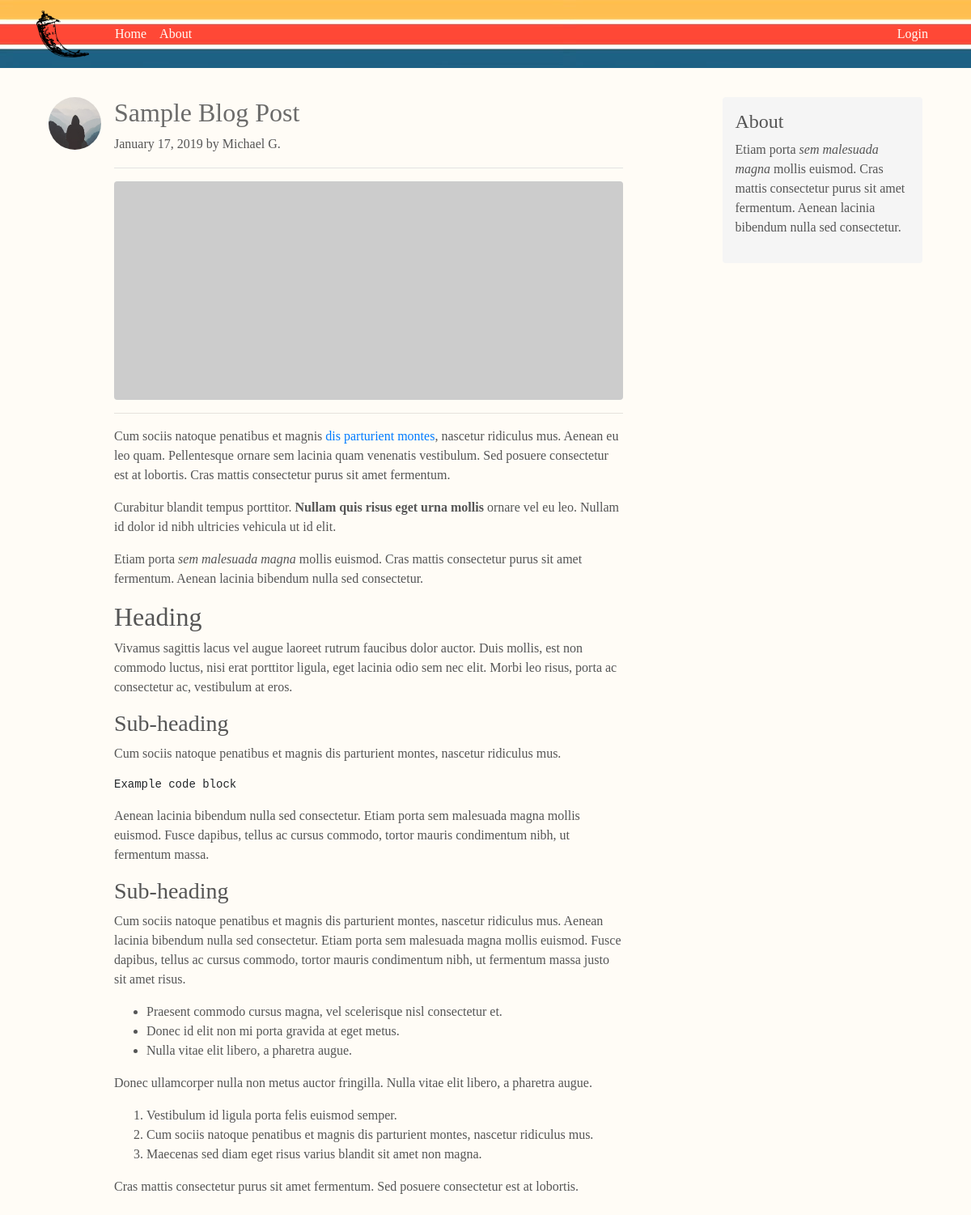
/post/1, run on the app's committed database.
### personal_blog/models.py (models this page shows, shortened)
class User(db.Model, UserMixin):
    id = db.Column(db.Integer, primary_key=True)
    username = db.Column(db.String(20), unique=True, nullable=False)
    alias = db.Column(db.String(20), unique=True, nullable=False)
    image_file = db.Column(db.String(20), nullable=False, default='default.jpg')
    password = db.Column(db.String(60), nullable=False)
    posts = db.relationship('Post', backref='author', lazy=True)

class Post(db.Model):
    id = db.Column(db.Integer, primary_key=True)
    title = db.Column(db.String(100), nullable=False)
    date_posted = db.Column(db.DateTime, nullable=False, default=datetime.utcnow)
    content = db.Column(db.Text, nullable=False)
    user_id = db.Column(db.Integer, db.ForeignKey('user.id'), nullable=False)

### personal_blog/routes.py (the view)
@app.route("/post/<int:post_id>")
def post(post_id):
    post = Post.query.get_or_404(post_id)
    return render_template('post.html', title=post.title, post=post)

### personal_blog/templates/post.html (shortened to what this page needs)
{% extends "layout.html" %}
{% block content %}
<div class="row" id="blog_post">
    <div class="col-sm-8 blog-main">
      <div class="blog-post">
        <article class="media content-section">
          <img class="rounded-circle article-img" src="{{ url_for('static', filename='profile_pics/' + post.author.image_file) }}">
          <div class="media-body">
            <div class="article-metadata">
              <h2><a class="article-title" href="{{ url_for('post', post_id=post.id) }}">{{ post.title }}</a></h2>
              <p class="blog-post-meta">{{ post.date_posted.strftime('%B %d, %Y') }} by {{ post.author.alias }} </p>
            </div>
            <p class="article-content">{{ post.content|safe }}</p>
          </div>
        </article>
    </div>
  </div>
  <div class="col-sm-3 offset-sm-1 blog-sidebar">
    <div class="sidebar-module sidebar-module-inset">
      <h4>About</h4>
      <p>Etiam porta <em>sem malesuada magna</em> mollis euismod. Cras mattis consectetur purus sit amet fermentum. Aenean lacinia bibendum nulla sed consectetur.</p>
    </div>
  </div>
</div>
{% endblock content %}

### personal_blog/static/main.css (style rules this page uses)
body { background: #fff0cf2e; color: #333333; margin-top: 5rem; font-family: Georgia, "Times New Roman", Times, serif; color: #555; }
.article-title { color: #555555de; }
.article-content { white-space: pre-line; }
.article-img { height: 65px; width: 65px; margin-right: 16px; }
.article-metadata { padding-bottom: 1px; margin-bottom: 4px; border-bottom: 1px solid #e3e3e3 }
.blog-post { margin-bottom: 3rem; }
.sidebar-module-inset { padding: 1rem; background-color: #f5f5f5; border-radius: .25rem; }
#blog_post { padding-top: 40px; }

### data on the page
User: image_file (placeholder picture), author.alias "Michael G."
Post: title "Sample Blog Post", date_posted "January 17, 2019", content "Cum sociis natoque penatibus et magnis dis parturient montes , nascetur ridiculus mus. Aenean eu leo quam. Pellentesque ornare sem lacinia quam venenatis vestibulum. Sed posuere consectetur est at lobortis. Cras mattis consectetur purus sit amet fermentum. Curabitur blandit tempus porttitor. Nullam quis risus eget urna mollis ornare vel eu leo. Nullam id dolor id nibh ultricies vehicula ut id elit. Etiam porta sem malesuada magna mollis euismod. Cras mattis consectetur purus sit amet fermentum. Aenean lacinia bibendum nulla sed consectetur. Heading Vivamus sagittis lacus vel augue laoreet rutrum faucibus dolor auctor. Duis mollis, est non commodo luctus, nisi erat porttitor ligula, eget…"
